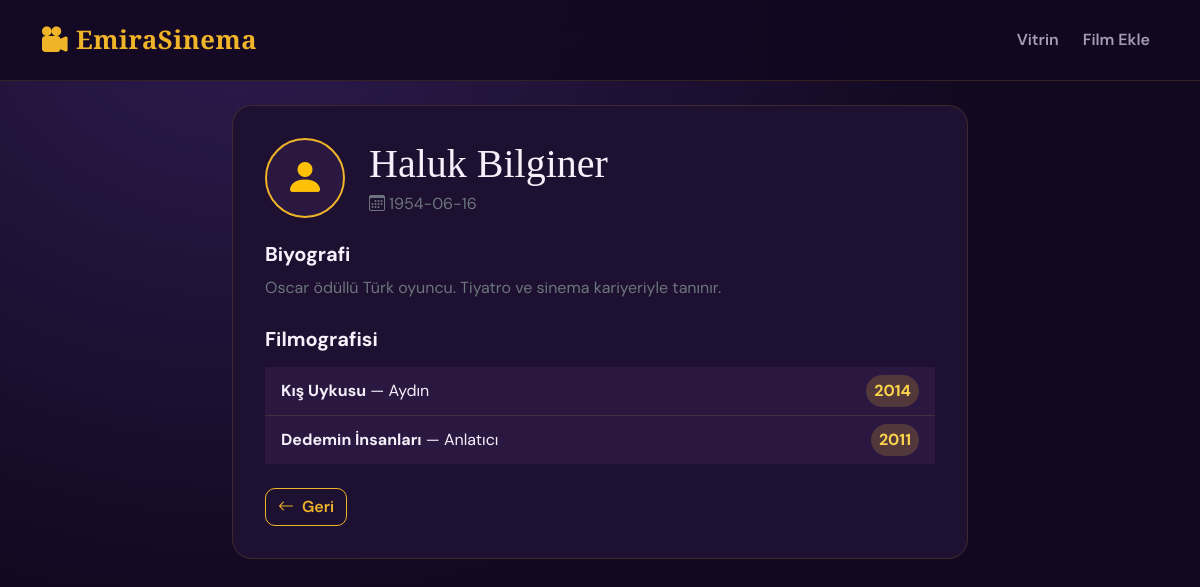
/EmiraSinema/oyuncu_profil.php?oyuncuId=1, run on the app's committed database.
### tables this page shows
CREATE TABLE actors (
    id INT AUTO_INCREMENT PRIMARY KEY,
    full_name VARCHAR(150) NOT NULL,
    birth_date DATE,
    biography TEXT
);

CREATE TABLE casting (
    id INT AUTO_INCREMENT PRIMARY KEY,
    movie_id INT,
    actor_id INT,
    role_name VARCHAR(150),
    FOREIGN KEY (movie_id) REFERENCES movies(id) ON DELETE CASCADE,
    FOREIGN KEY (actor_id) REFERENCES actors(id) ON DELETE CASCADE
);

CREATE TABLE movies (
    id INT AUTO_INCREMENT PRIMARY KEY,
    title VARCHAR(200) NOT NULL,
    release_year INT,
    genre_id INT,
    director_id INT,
    summary TEXT,
    poster_image LONGBLOB,
    FOREIGN KEY (genre_id) REFERENCES genres(id),
    FOREIGN KEY (director_id) REFERENCES directors(id)
);

### EmiraSinema/oyuncu_profil.php (the view, shortened to what this page needs)
<?php
require 'db_connect.php';
include 'header.php';
$oyuncuId = isset($_GET['oyuncuId']) ? (int) $_GET['oyuncuId'] : 0;
$stmt_actor = $pdo->prepare('SELECT * FROM actors WHERE id = :id');
$stmt_actor->execute(['id' => $oyuncuId]);
$actor = $stmt_actor->fetch(PDO::FETCH_ASSOC);
$sql_filmography = 'SELECT m.id, m.title, m.release_year, c.role_name
                    FROM casting c
                    JOIN movies m ON c.movie_id = m.id
                    WHERE c.actor_id = :actor_id
                    ORDER BY m.release_year DESC';
$stmt_filmo = $pdo->prepare($sql_filmography);
$stmt_filmo->execute(['actor_id' => $oyuncuId]);
$films = $stmt_filmo->fetchAll(PDO::FETCH_ASSOC);
?>
<div class="row justify-content-center">
    <div class="col-lg-8">
        <div class="panel-emira">
            <div class="d-flex align-items-center gap-4 mb-4">
                <div class="rounded-circle d-flex align-items-center justify-content-center" style="width: 80px; height: 80px; background: var(--bg-elevated); border: 2px solid var(--gold);">
                    <i class="bi bi-person-fill fs-1 text-warning"></i>
                </div>
                <div>
                    <h1 class="brand-title mb-1"><?= htmlspecialchars($actor['full_name']) ?></h1>
                    <p class="text-secondary mb-0"><i class="bi bi-calendar3 me-1"></i><?= htmlspecialchars($actor['birth_date'] ?? '—') ?></p>
                </div>
            </div>
            <h5 class="fw-bold mb-2">Biyografi</h5>
            <p class="text-secondary mb-4" style="line-height: 1.8;"><?= nl2br(htmlspecialchars($actor['biography'] ?? 'Biyografi bulunmuyor.')) ?></p>
            <h5 class="fw-bold mb-3">Filmografisi</h5>
            <?php if (empty($films)): ?>
                <p class="text-secondary">Kayıtlı film bulunamadı.</p>
            <?php else: ?>
                <div class="list-group list-group-flush">
                    <?php foreach ($films as $film): ?>
                        <a href="film_detay.php?filmId=<?= $film['id'] ?>" class="list-group-item list-group-item-action d-flex justify-content-between align-items-center" style="background: var(--bg-elevated); border-color: var(--border); color: var(--text);">
                            <span><strong><?= htmlspecialchars($film['title']) ?></strong> — <?= htmlspecialchars($film['role_name']) ?></span>
                            <span class="badge-year px-2 py-1"><?= $film['release_year'] ?></span>
                        </a>
                    <?php endforeach; ?>
                </div>
            <?php endif; ?>
            <div class="mt-4">
                <a href="index.php" class="btn btn-outline-gold"><i class="bi bi-arrow-left me-1"></i> Geri</a>
            </div>
        </div>
    </div>
</div>
</div>
</body>
</html>

### EmiraSinema/assets/emira-cine.css (style rules this page uses)
:root { --bg-deep: #12081f; --bg-card: #1e1030; --bg-elevated: #2a1840; --gold: #f0b429; --gold-soft: #fcd34d; --rose: #e879a9; --text: #f5f0fa; --muted: #a89bb8; --border: rgba(240, 180, 41, 0.15); }
* { box-sizing: border-box; }
body { font-family: 'DM Sans', system-ui, sans-serif; background: radial-gradient(ellipse at 20% 0%, #2d1b4e 0%, var(--bg-deep) 55%); color: var(--text); min-height: 100vh; }
h1, h2, h3, .brand-title { font-family: 'Playfair Display', Georgia, serif; }
.btn-outline-gold { border: 1px solid var(--gold); color: var(--gold) !important; border-radius: 10px; font-weight: 600; background: transparent; }
.badge-year { background: rgba(240, 180, 41, 0.2); color: var(--gold-soft); border-radius: 20px; font-weight: 700; }
.panel-emira { background: var(--bg-card); border: 1px solid var(--border); border-radius: 20px; padding: 2rem; }

### data on the page
actors: full_name "Haluk Bilginer", birth_date "1954-06-16", biography "Oscar ödüllü Türk oyuncu. Tiyatro ve sinema kariyeriyle tanınır."
casting: movie.title "Kış Uykusu", role_name "Aydın", movie.release_year "2014"
casting: movie.title "Dedemin İnsanları", role_name "Anlatıcı", movie.release_year "2011"
